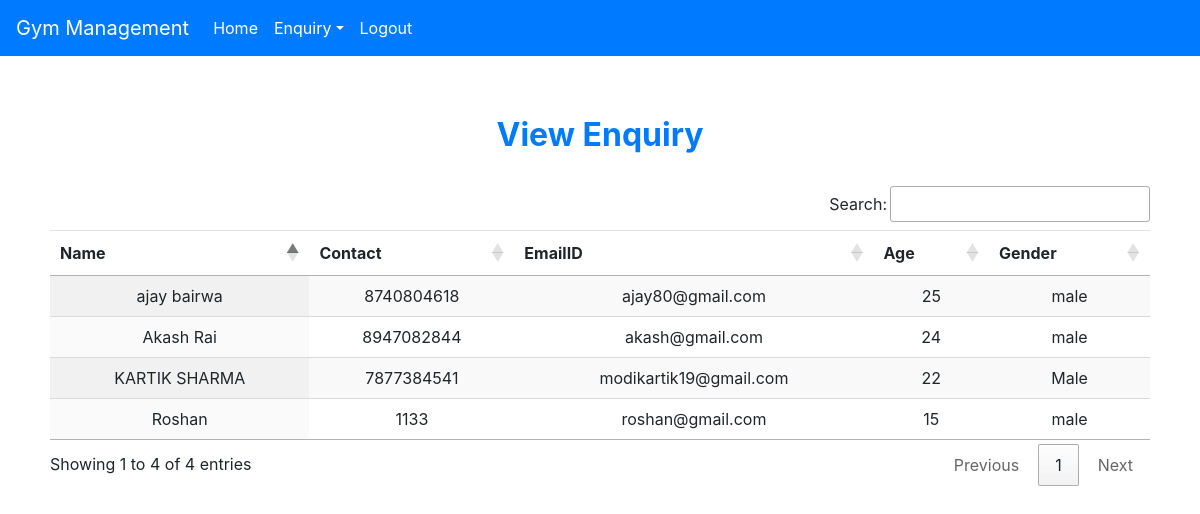
The page /view_enquiry (signed in) on the database its author committed.
### gym/models.py (models this page shows, shortened)
class Enquiry(models.Model):
    name = models.CharField(max_length=50)
    contact = models.IntegerField(max_length=10)
    emailid = models.EmailField(max_length=60)
    age = models.IntegerField(default=0)
    gender = models.CharField(max_length=40)

### gym/views.py (the view)
# urls.py: path('view_enquiry', View_Enquiry, name='view_enquiry'),
def View_Enquiry(request):
    if not request.user.is_staff:
        return redirect('login')
    enq = Enquiry.objects.all()
    d = {'enq': enq}
    return render(request, 'view_enquiry.html', d)

### gym/templates/view_enquiry.html
{% extends 'navigationbar.html' %}
{% block body %}
<div class="Container" style="margin-top:60px; margin-left:50px; margin-right:50px">
    <h2 class="text-center text-primary font-weight-bold">View Enquiry</h2>
    <br>
    <table id="example"  class="table table-hover display">
        <thead>
            <tr align="center">
                <th>Name</th>
                <th>Contact</th>
                <th>EmailID</th>
                <th>Age</th>
                <th>Gender</th>
            </tr>
        </thead>
        <tbody>
            {% for i in enq %}
            <tr align="center">
                <td>{{i.name}}</td>
                <td>{{i.contact}}</td>
                <td>{{i.emailid}}</td>
                <td>{{i.age}}</td>
                <td>{{i.gender}}</td>
            </tr>
            {% endfor %}
        </tbody>
    </table>
</div>
{% endblock %}

### gym/templates/navigationbar.html (shortened to what this page needs)
<!DOCTYPE html>
<html lang="en">
<head>
    {% load static %}
  <link rel="stylesheet" href="https://maxcdn.bootstrapcdn.com/bootstrap/4.5.2/css/bootstrap.min.css">
    <link rel="stylesheet" href="{% static 'css/mystyle.css' %}">
    <link rel="stylesheet" href="https://cdn.datatables.net/1.10.22/css/jquery.dataTables.min.css">
    <link rel="stylesheet" href="https://cdn.datatables.net/buttons/1.6.4/css/buttons.dataTables.min.css">
</head>
<body>
 <nav class="navbar navbar-expand-md bg-primary navbar-dark">
        <a class ="navbar-brand" href="#">Gym Management</a>
            <div class="collapse navbar-collapse" id="abc">
                <ul class="navbar-nav">
                    {% if request.user.is_staff %}
                    <li class="nav-item"><a class="nav-link" href="{% url 'home' %}">Home</a></li>
                    <li class="nav-item dropdown">
                        <a class="nav-link dropdown-toggle" data-toggle="dropdown"  href="#">Enquiry</a>
                    </li>
                    <li class="nav-item"><a class="nav-link" href="{% url 'logout' %}">Logout</a></li>
                    {% endif %}
                </ul>
            </div>
    </nav>
{% block body %}
{% endblock %}
</body>
</html>

### gym/static/css/mystyle.css (style rules this page uses)
.nav-link { color:white !important; }

### rows shown on the page
Enquiry: name "KARTIK SHARMA", contact "7877384541", emailid "modikartik19@gmail.com", age "22", gender "Male"
Enquiry: name "Akash Rai", contact "8947082844", emailid "akash@gmail.com", age "24", gender "male"
Enquiry: name "ajay bairwa", contact "8740804618", emailid "ajay80@gmail.com", age "25", gender "male"
Enquiry: name "Roshan", contact "1133", emailid "roshan@gmail.com", age "15", gender "male"
